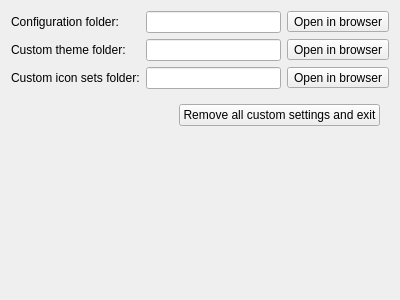
<?xml version="1.0" encoding="UTF-8"?>
<ui version="4.0">
 <class>EnvironmentFoldersWidget</class>
 <widget class="QWidget" name="EnvironmentFoldersWidget">
  <property name="geometry">
   <rect>
    <x>0</x>
    <y>0</y>
    <width>400</width>
    <height>300</height>
   </rect>
  </property>
  <property name="windowTitle">
   <string>Form</string>
  </property>
  <layout class="QGridLayout" name="gridLayout">
   <item row="2" column="2">
    <widget class="QToolButton" name="btnOpenIconSetFolderInFileBrowser">
     <property name="toolTip">
      <string>Open in browser</string>
     </property>
     <property name="text">
      <string>Open in browser</string>
     </property>
     <property name="icon">
      <iconset resource="../icons.qrc">
       <normaloff>:/icons/images/newlook24/053-open.png</normaloff>:/icons/images/newlook24/053-open.png</iconset>
     </property>
    </widget>
   </item>
   <item row="5" column="0">
    <spacer name="verticalSpacer">
     <property name="orientation">
      <enum>Qt::Vertical</enum>
     </property>
     <property name="sizeHint" stdset="0">
      <size>
       <width>20</width>
       <height>40</height>
      </size>
     </property>
    </spacer>
   </item>
   <item row="0" column="1">
    <widget class="QLineEdit" name="txtConfigFolder">
     <property name="readOnly">
      <bool>true</bool>
     </property>
    </widget>
   </item>
   <item row="2" column="0">
    <widget class="QLabel" name="label_2">
     <property name="text">
      <string>Custom icon sets folder:</string>
     </property>
    </widget>
   </item>
   <item row="4" column="0" colspan="3">
    <widget class="QWidget" name="widget" native="true">
     <layout class="QHBoxLayout" name="horizontalLayout">
      <item>
       <spacer name="horizontalSpacer">
        <property name="orientation">
         <enum>Qt::Horizontal</enum>
        </property>
        <property name="sizeHint" stdset="0">
         <size>
          <width>40</width>
          <height>20</height>
         </size>
        </property>
       </spacer>
      </item>
      <item>
       <widget class="QPushButton" name="btnResetDefault">
        <property name="text">
         <string>Remove all custom settings and exit</string>
        </property>
       </widget>
      </item>
     </layout>
    </widget>
   </item>
   <item row="0" column="2">
    <widget class="QToolButton" name="btnOpenConfigFolderInBrowser">
     <property name="toolTip">
      <string>Open in browser</string>
     </property>
     <property name="text">
      <string>Open in browser</string>
     </property>
     <property name="icon">
      <iconset resource="../icons.qrc">
       <normaloff>:/icons/images/newlook24/053-open.png</normaloff>:/icons/images/newlook24/053-open.png</iconset>
     </property>
    </widget>
   </item>
   <item row="0" column="0">
    <widget class="QLabel" name="label">
     <property name="text">
      <string>Configuration folder:</string>
     </property>
    </widget>
   </item>
   <item row="2" column="1">
    <widget class="QLineEdit" name="txtIconSetFolder">
     <property name="readOnly">
      <bool>true</bool>
     </property>
    </widget>
   </item>
   <item row="1" column="0">
    <widget class="QLabel" name="label_3">
     <property name="text">
      <string>Custom theme folder:</string>
     </property>
    </widget>
   </item>
   <item row="1" column="1">
    <widget class="QLineEdit" name="txtThemeFolder"/>
   </item>
   <item row="1" column="2">
    <widget class="QToolButton" name="btnOpenThemeFolderInFileBrowser">
     <property name="toolTip">
      <string>Open custom theme folder in file browser</string>
     </property>
     <property name="text">
      <string>Open in browser</string>
     </property>
     <property name="icon">
      <iconset resource="../icons.qrc">
       <normaloff>:/icons/images/newlook24/053-open.png</normaloff>:/icons/images/newlook24/053-open.png</iconset>
     </property>
    </widget>
   </item>
  </layout>
 </widget>
 <resources>
  <include location="../icons.qrc"/>
 </resources>
 <connections/>
</ui>
